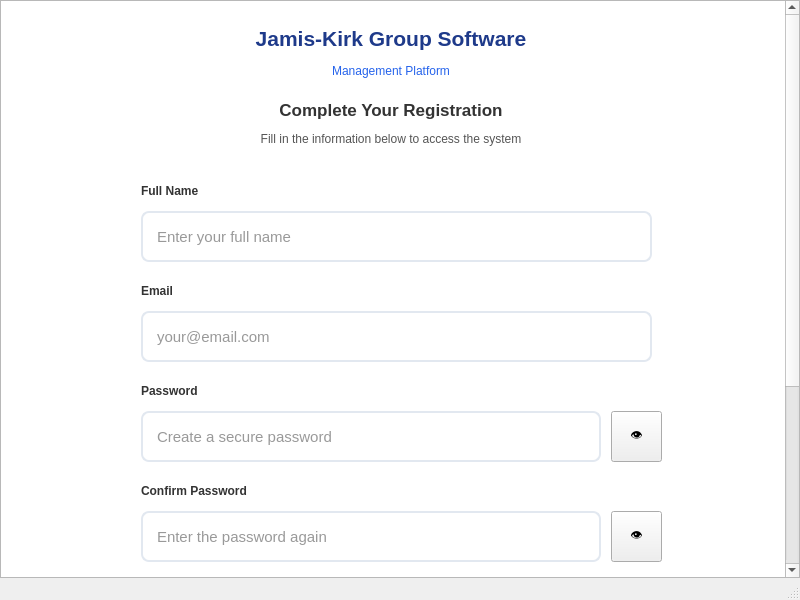
<?xml version="1.0" encoding="UTF-8"?>
<ui version="4.0">
 <class>MainWindow</class>
 <widget class="QMainWindow" name="MainWindow">
  <property name="geometry">
   <rect>
    <x>0</x>
    <y>0</y>
    <width>800</width>
    <height>600</height>
   </rect>
  </property>
  <property name="windowTitle">
   <string>Primeiro Acesso - Login</string>
  </property>
  <widget class="QWidget" name="centralwidget">
   <layout class="QGridLayout" name="gridLayout">
    <property name="leftMargin">
     <number>0</number>
    </property>
    <property name="topMargin">
     <number>0</number>
    </property>
    <property name="rightMargin">
     <number>0</number>
    </property>
    <property name="bottomMargin">
     <number>0</number>
    </property>
    <item row="0" column="0">
     <widget class="QScrollArea" name="scrollArea">
      <property name="verticalScrollBarPolicy">
       <enum>Qt::ScrollBarPolicy::ScrollBarAsNeeded</enum>
      </property>
      <property name="horizontalScrollBarPolicy">
       <enum>Qt::ScrollBarPolicy::ScrollBarAlwaysOff</enum>
      </property>
      <property name="widgetResizable">
       <bool>true</bool>
      </property>
      <widget class="QWidget" name="scrollAreaWidgetContents">
       <property name="geometry">
        <rect>
         <x>0</x>
         <y>0</y>
         <width>781</width>
         <height>850</height>
        </rect>
       </property>
       <layout class="QVBoxLayout" name="verticalLayout">
        <property name="spacing">
         <number>0</number>
        </property>
        <property name="leftMargin">
         <number>0</number>
        </property>
        <property name="topMargin">
         <number>0</number>
        </property>
        <property name="rightMargin">
         <number>0</number>
        </property>
        <property name="bottomMargin">
         <number>0</number>
        </property>
        <item>
         <widget class="QFrame" name="mainFrame">
          <property name="minimumSize">
           <size>
            <width>780</width>
            <height>850</height>
           </size>
          </property>
          <property name="styleSheet">
           <string notr="true">QFrame#mainFrame {
    background-color: white;
}

QLineEdit {
    border: 2px solid #e2e8f0;
    border-radius: 8px;
    padding: 12px;
    font-size: 11pt;
    font-family: 'Segoe UI', Arial, sans-serif;
    background-color: white;
    color: #333333;
}

QLineEdit:focus {
    border: 2px solid #2563eb;
}

QLineEdit:hover {
    border: 2px solid #cbd5e1;
}

QPushButton#registerButton {
    background-color: #2563eb;
    color: white;
    font-weight: bold;
    font-size: 11pt;
    font-family: 'Segoe UI', Arial, sans-serif;
    border-radius: 8px;
    padding: 12px;
    min-height: 45px;
}

QPushButton#registerButton:hover {
    background-color: #1e3a8a;
}

QPushButton#registerButton:pressed {
    background-color: #1e40af;
}

QPushButton#backButton {
    background-color: transparent;
    color: #64748b;
    font-size: 10pt;
    font-family: 'Segoe UI', Arial, sans-serif;
    border: none;
    padding: 8px;
}

QPushButton#backButton:hover {
    color: #2563eb;
    text-decoration: underline;
}
</string>
          </property>
          <widget class="QLabel" name="titleLabel">
           <property name="geometry">
            <rect>
             <x>190</x>
             <y>20</y>
             <width>400</width>
             <height>35</height>
            </rect>
           </property>
           <property name="text">
            <string>&lt;html&gt;&lt;head/&gt;&lt;body&gt;&lt;p align=&quot;center&quot;&gt;&lt;span style=&quot; font-family:'Segoe UI,Arial,sans-serif'; font-size:16pt; font-weight:600; color:#1e3a8a;&quot;&gt;Jamis-Kirk Group Software&lt;/span&gt;&lt;/p&gt;&lt;/body&gt;&lt;/html&gt;</string>
           </property>
          </widget>
          <widget class="QLabel" name="subtitleLabel">
           <property name="geometry">
            <rect>
             <x>290</x>
             <y>60</y>
             <width>200</width>
             <height>20</height>
            </rect>
           </property>
           <property name="text">
            <string>&lt;html&gt;&lt;body&gt;&lt;p align=&quot;center&quot;&gt;&lt;span style=&quot; font-family:'Segoe UI,Arial,sans-serif'; font-size:9pt; color:#2563eb;&quot;&gt;Management Platform&lt;/span&gt;&lt;/p&gt;&lt;/body&gt;&lt;/html&gt;</string>
           </property>
          </widget>
          <widget class="QLabel" name="welcomeLabel">
           <property name="geometry">
            <rect>
             <x>240</x>
             <y>95</y>
             <width>300</width>
             <height>28</height>
            </rect>
           </property>
           <property name="text">
            <string>&lt;html&gt;&lt;head/&gt;&lt;body&gt;&lt;p align=&quot;center&quot;&gt;&lt;span style=&quot; font-family:'Segoe UI,Arial,sans-serif'; font-size:13pt; font-weight:600; color:#333333;&quot;&gt;Complete Your Registration&lt;/span&gt;&lt;/p&gt;&lt;/body&gt;&lt;/html&gt;</string>
           </property>
          </widget>
          <widget class="QLabel" name="instructionLabel">
           <property name="geometry">
            <rect>
             <x>240</x>
             <y>128</y>
             <width>300</width>
             <height>20</height>
            </rect>
           </property>
           <property name="text">
            <string>&lt;html&gt;&lt;head/&gt;&lt;body&gt;&lt;p align=&quot;center&quot;&gt;&lt;span style=&quot; font-family:'Segoe UI,Arial,sans-serif'; font-size:9pt; color:#555555;&quot;&gt;Fill in the information below to access the system&lt;/span&gt;&lt;/p&gt;&lt;/body&gt;&lt;/html&gt;</string>
           </property>
          </widget>
          <widget class="QLabel" name="nameLabel">
           <property name="geometry">
            <rect>
             <x>140</x>
             <y>180</y>
             <width>91</width>
             <height>20</height>
            </rect>
           </property>
           <property name="text">
            <string>&lt;html&gt;&lt;head/&gt;&lt;body&gt;&lt;p&gt;&lt;span style=&quot; font-family:'Segoe UI,Arial,sans-serif'; font-size:9pt; font-weight:600; color:#333333;&quot;&gt;Full Name&lt;/span&gt;&lt;/p&gt;&lt;/body&gt;&lt;/html&gt;</string>
           </property>
          </widget>
          <widget class="QLineEdit" name="nameLineEdit">
           <property name="geometry">
            <rect>
             <x>140</x>
             <y>210</y>
             <width>511</width>
             <height>51</height>
            </rect>
           </property>
           <property name="placeholderText">
            <string>Enter your full name</string>
           </property>
          </widget>
          <widget class="QLabel" name="emailLabel">
           <property name="geometry">
            <rect>
             <x>140</x>
             <y>280</y>
             <width>41</width>
             <height>20</height>
            </rect>
           </property>
           <property name="text">
            <string>&lt;html&gt;&lt;head/&gt;&lt;body&gt;&lt;p&gt;&lt;span style=&quot; font-family:'Segoe UI,Arial,sans-serif'; font-size:9pt; font-weight:600; color:#333333;&quot;&gt;Email&lt;/span&gt;&lt;/p&gt;&lt;/body&gt;&lt;/html&gt;</string>
           </property>
          </widget>
          <widget class="QLineEdit" name="emailLineEdit">
           <property name="geometry">
            <rect>
             <x>140</x>
             <y>310</y>
             <width>511</width>
             <height>51</height>
            </rect>
           </property>
           <property name="placeholderText">
            <string>your@email.com</string>
           </property>
          </widget>
          <widget class="QLabel" name="passwordLabel">
           <property name="geometry">
            <rect>
             <x>140</x>
             <y>380</y>
             <width>81</width>
             <height>20</height>
            </rect>
           </property>
           <property name="text">
            <string>&lt;html&gt;&lt;head/&gt;&lt;body&gt;&lt;p&gt;&lt;span style=&quot; font-family:'Segoe UI,Arial,sans-serif'; font-size:9pt; font-weight:600; color:#333333;&quot;&gt;Password&lt;/span&gt;&lt;/p&gt;&lt;/body&gt;&lt;/html&gt;</string>
           </property>
          </widget>
          <widget class="QLineEdit" name="passwordLineEdit">
           <property name="geometry">
            <rect>
             <x>140</x>
             <y>410</y>
             <width>460</width>
             <height>51</height>
            </rect>
           </property>
           <property name="echoMode">
            <enum>QLineEdit::EchoMode::Normal</enum>
           </property>
           <property name="placeholderText">
            <string>Create a secure password</string>
           </property>
          </widget>
          <widget class="QLabel" name="confirmPasswordLabel">
           <property name="geometry">
            <rect>
             <x>140</x>
             <y>480</y>
             <width>141</width>
             <height>20</height>
            </rect>
           </property>
           <property name="text">
            <string>&lt;html&gt;&lt;head/&gt;&lt;body&gt;&lt;p&gt;&lt;span style=&quot; font-family:'Segoe UI,Arial,sans-serif'; font-size:9pt; font-weight:600; color:#333333;&quot;&gt;Confirm Password&lt;/span&gt;&lt;/p&gt;&lt;/body&gt;&lt;/html&gt;</string>
           </property>
          </widget>
          <widget class="QLineEdit" name="confirmPasswordLineEdit">
           <property name="geometry">
            <rect>
             <x>140</x>
             <y>510</y>
             <width>460</width>
             <height>51</height>
            </rect>
           </property>
           <property name="echoMode">
            <enum>QLineEdit::EchoMode::Normal</enum>
           </property>
           <property name="placeholderText">
            <string>Enter the password again</string>
           </property>
          </widget>
          <widget class="QToolButton" name="toolButton_2">
           <property name="geometry">
            <rect>
             <x>610</x>
             <y>510</y>
             <width>51</width>
             <height>51</height>
            </rect>
           </property>
           <property name="text">
            <string>👁</string>
           </property>
          </widget>
          <widget class="QToolButton" name="toolButton_3">
           <property name="geometry">
            <rect>
             <x>610</x>
             <y>410</y>
             <width>51</width>
             <height>51</height>
            </rect>
           </property>
           <property name="text">
            <string>👁</string>
           </property>
          </widget>
          <widget class="QPushButton" name="pushButton">
           <property name="geometry">
            <rect>
             <x>270</x>
             <y>610</y>
             <width>240</width>
             <height>51</height>
            </rect>
           </property>
           <property name="styleSheet">
            <string notr="true">background-color: rgb(0, 0, 127);
color: white;
font-weight: bold;
font-size: 11pt;
font-family: 'Segoe UI', Arial, sans-serif;
border-radius: 8px;
padding: 12px;
</string>
           </property>
           <property name="text">
            <string>Create Account</string>
           </property>
          </widget>
          <widget class="QPushButton" name="pushButton_2">
           <property name="geometry">
            <rect>
             <x>640</x>
             <y>610</y>
             <width>120</width>
             <height>51</height>
            </rect>
           </property>
           <property name="styleSheet">
            <string notr="true">background-color: rgb(0, 0, 127);
color: white;
font-weight: bold;
font-size: 11pt;
font-family: 'Segoe UI', Arial, sans-serif;
border-radius: 8px;
padding: 12px;
</string>
           </property>
           <property name="text">
            <string>Debug</string>
           </property>
          </widget>
          <widget class="QLabel" name="footerLabel">
           <property name="geometry">
            <rect>
             <x>240</x>
             <y>770</y>
             <width>300</width>
             <height>15</height>
            </rect>
           </property>
           <property name="text">
            <string>&lt;html&gt;&lt;head/&gt;&lt;body&gt;&lt;p align=&quot;center&quot;&gt;&lt;span style=&quot; font-family:'Segoe UI,Arial,sans-serif'; font-size:7pt; color:#999999;&quot;&gt;© 2025 Jamis-Kirk Group. All rights reserved.&lt;/span&gt;&lt;/p&gt;&lt;/body&gt;&lt;/html&gt;</string>
           </property>
          </widget>
         </widget>
        </item>
       </layout>
      </widget>
     </widget>
    </item>
   </layout>
  </widget>
  <widget class="QMenuBar" name="menubar">
   <property name="geometry">
    <rect>
     <x>0</x>
     <y>0</y>
     <width>800</width>
     <height>25</height>
    </rect>
   </property>
  </widget>
  <widget class="QStatusBar" name="statusbar"/>
 </widget>
 <resources/>
 <connections/>
</ui>
